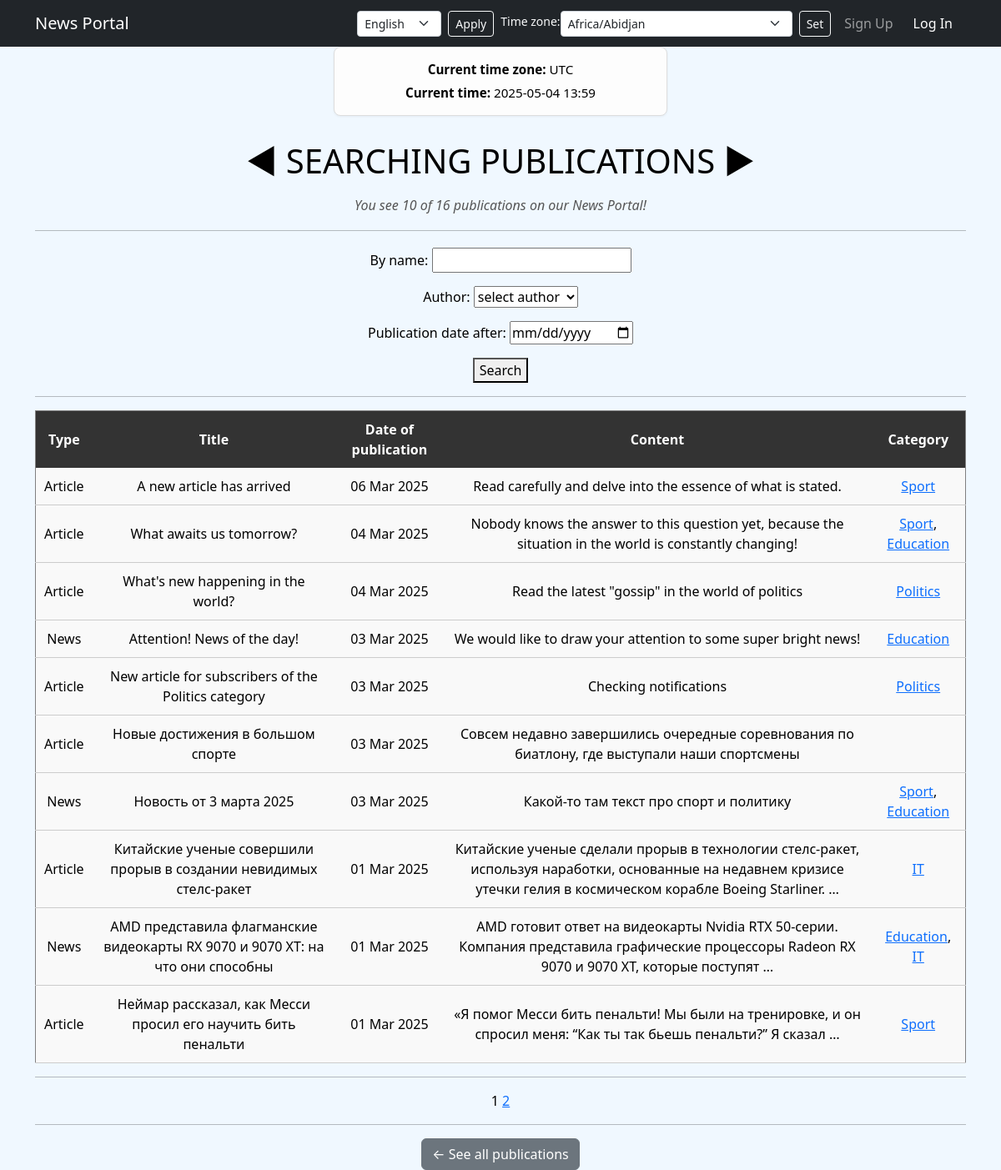
The app's page /news/search/ with its own data.
### news/models.py (models this page shows, shortened)
class Post(models.Model):
    author = models.ForeignKey(
        Author,
        on_delete=models.CASCADE,
        help_text=_('Author of publication'),
        verbose_name=_('Author'),
    )
    ARTICLE = 'AR'
    NEWS = 'NW'
    CATEGORIES = (
        (NEWS, _('News')),
        (ARTICLE, _('Article')),
    )
    publication = models.CharField(
        max_length=2,
        choices=CATEGORIES,
        default=NEWS,
        verbose_name = _('Publication'),
    )
    date_creation = models.DateTimeField(auto_now_add=True, verbose_name=_('Date of publication'))
    post_category = models.ManyToManyField(Category, through='PostCategory')
    title = models.CharField(max_length=256, verbose_name=_('Title'))
    text = models.TextField(verbose_name=_('Text'))
    rating = models.SmallIntegerField(default=0, verbose_name=_('Rating'))
    class Meta:
        verbose_name = _('Publication')
        verbose_name_plural = _('Publications')

class Category(models.Model):
    name_category = models.CharField(
        max_length=64,
        unique=True,
        help_text=_('name category'),
        verbose_name=_('Category Name'),
    )
    subscribers = models.ManyToManyField(User, related_name='categories')
    def __str__(self):
        return f'{self.name_category}'
    class Meta:
        verbose_name = _('Category')
        verbose_name_plural = _('Categories')

### news/views.py (the view)
# urls.py: path('search/', NewsSearch.as_view(), name='news_search'),
class NewsSearch(ListView):
    model = Post
    ordering = '-date_creation'
    template_name = 'news_search.html'
    context_object_name = 'news'
    paginate_by = 10
    def get_queryset(self):
        queryset = super().get_queryset()
        self.filterset = PostFilter(self.request.GET, queryset=queryset)
        return self.filterset.qs
    def get_context_data(self, **kwargs):
        context = super().get_context_data(**kwargs)
        context['filterset'] = self.filterset
        context['is_author'] = self.request.user.is_authenticated and self.request.user.groups.filter(name='authors').exists()
        timezone_name = self.request.session.get('django_timezone', 'UTC')
        timezone.activate(pytz.timezone(timezone_name))  # Активируем часовой пояс
        current_time = timezone.now()  # Получаем текущее время
        context['timezones'] = pytz.common_timezones  # Все доступные часовые пояса
        context['current_time'] = current_time  # Добавляем в контекст текущее время
        return context

### news/models.py (called while the page is built)
    def __str__(self):
        return f'{self.authorUser}'

### news/templatetags/custom_filters.py (called while the page is built)
@register.filter()
def censor(value):
    bad_word = ['Искусство', 'Мэр', 'геймеров', 'очко']
    for word in value.split():
        for i in bad_word:
            if i.lower() in word.lower().replace(',.:;/-\\""', ''):
                value = value.replace(i, f"{i[0]}{'*' * (len(i) - 1)}")
    if not isinstance(value, str):
        raise TypeError(f'Filter applied to an unresolved type {type(value)}\nAllowed type str')
    return value

### templates/news_search.html (shortened to what this page needs)
{% extends 'flatpages/default.html' %}
{% load i18n %}
{% load custom_filters %}
{% block content %}
<h1 style="text-align: center; margin-bottom: 20px;">◄ {% trans "SEARCHING PUBLICATIONS" %} ►</h1>
<h6 style="text-align: center; color: #555;"><i>{% trans "You see" %} {{ news|length }} {% trans "of" %} {{ paginator.count }} {% trans "publications on our News Portal!" %}</i></h6>
<hr style="margin: 20px 0;">
<form method="get">
    {{ filterset.form.as_p }}
    <button type="submit">{% trans "Search" %}</button>
</form>
<hr>
{% if news %}
<table border="1" cellpadding="10" cellspacing="0" width="100%" style="border-collapse: collapse; text-align: center; background-color: #f9f9f9;">
    <thead style="background-color: #333; font-weight: bold; color: white;">
        <tr>
            <th>{% trans "Type" %}</th>
            <th>{% trans "Title" %}</th>
            <th>{% trans "Date of publication" %}</th>
            <th>{% trans "Content" %}</th>
            <th>{% trans "Category" %}</th>
        </tr>
    </thead>
        {% for new in news %}
        <tr style="border-bottom: 1px solid #ccc; color: black;">
            <td>{{ new.get_publication_display }}</td>
            <td>
                <a class="nav-link" href="{% url 'new_detail' new.id %}">{{ new.title|censor }}</a>
            </td>
            <td>{{ new.date_creation|date:"d M Y" }}</td>
            <td>{{ new.text|truncatewords:20|censor }}</td>
            <td>
                {% for category in new.post_category.all %}
                    <a href="{% url 'category_news' category.id %}">{{ category }}</a>{% if not forloop.last %}, {% endif %}
                {% endfor %}
            </td>
        </tr>
        {% endfor %}
</table>
{% else %}
<div style="text-align: center; padding: 20px; border: 1px solid #ccc; background-color: #f9f9f9;">
    <h2>{% trans "No publications found" %} 😔</h2>
</div>
{% endif %}
<hr>
{{ page_obj.number }}
{% if page_obj.has_next %}
    <a href="?{% for key, value in request.GET.items %}{% if key != 'page' %}{{ key }}={{ value }}&{% endif %}{% endfor %}page={{ page_obj.next_page_number }}">{{ page_obj.next_page_number }}</a>
{% endif %}
<hr>
<a href="{% url 'news_list' %}" class="btn btn-secondary">← {% trans "See all publications" %}</a>
{% endblock content %}

### records on screen
Post: publication "Article", title|censor "A new article has arrived", date_creation "06 Mar 2025", text|censor "Read carefully and delve into the essence of what is stated."
Category: name_category "Sport"
Post: publication "Article", title|censor "What awaits us tomorrow?", date_creation "04 Mar 2025", text|censor "Nobody knows the answer to this question yet, because the situation in the world is constantly changing!"
Category: name_category "Education"
Post: publication "Article", title|censor "What's new happening in the world?", date_creation "04 Mar 2025", text|censor "Read the latest \"gossip\" in the world of politics"
Category: name_category "Politics"
Post: publication "News", title|censor "Attention! News of the day!", date_creation "03 Mar 2025", text|censor "We would like to draw your attention to some super bright news!"
Post: publication "Article", title|censor "New article for subscribers of the Politics category", date_creation "03 Mar 2025", text|censor "Checking notifications"
Post: publication "Article", title|censor "Новые достижения в большом спорте", date_creation "03 Mar 2025", text|censor "Совсем недавно завершились очередные соревнования по биатлону, где выступали наши спортсмены"
Post: publication "News", title|censor "Новость от 3 марта 2025", date_creation "03 Mar 2025", text|censor "Какой-то там текст про спорт и политику"
Post: publication "Article", title|censor "Китайские ученые совершили прорыв в создании невидимых стелс-ракет", date_creation "01 Mar 2025", text|censor "Китайские ученые сделали прорыв в технологии стелс-ракет, используя наработки, основанные на недавнем кризисе утечки гелия в космическом корабле Boeing Starliner. …"
Category: name_category "IT"
Post: publication "News", title|censor "AMD представила флагманские видеокарты RX 9070 и 9070 XT: на что они способны", date_creation "01 Mar 2025", text|censor "AMD готовит ответ на видеокарты Nvidia RTX 50-серии. Компания представила графические процессоры Radeon RX 9070 и 9070 XT, которые поступят …"
Post: publication "Article", title|censor "Неймар рассказал, как Месси просил его научить бить пенальти", date_creation "01 Mar 2025", text|censor "«Я помог Месси бить пенальти! Мы были на тренировке, и он спросил меня: “Как ты так бьешь пенальти?” Я сказал …"

### other values on screen
{{ TIME_ZONE }} "UTC"
{{ news|length }} "10"
{{ paginator.count }} "16"
{{ page_obj.number }} "1"
{{ page_obj.next_page_number }} "2"
form field language "English"
form field timezone "Africa/Abidjan"
